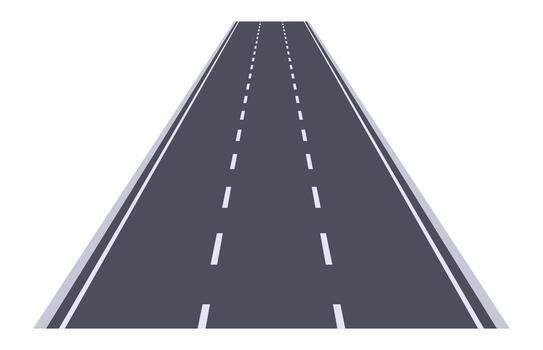
#> input picture Project/Lane Detection using Sobel Filter_Updated Resolution/test_1.jpg, 543 x 350 px
$ python make_image_rom_320x240.py test_1.jpg out.png
#> lines starting #> are read from the running program, lines starting #| are printed output that depends on the picture
from pathlib import Path
from PIL import Image, ImageOps
import sys

if len(sys.argv) != 3:
    print("Usage: python make_image_rom_320x240.py input_image output_vhdl")
    raise SystemExit(1)

inp = Path(sys.argv[1])
out = Path(sys.argv[2])

if not inp.exists():
    print(f"Input image not found: {inp}")
    raise SystemExit(1)

# Open image, resize to 320x240, convert to grayscale
img = Image.open(inp).convert("RGB")
#> img is the input picture: PIL image 543x350 RGB; mean R, G, B 181, 181.9, 187.3
img = img.resize((320, 240), Image.Resampling.LANCZOS)
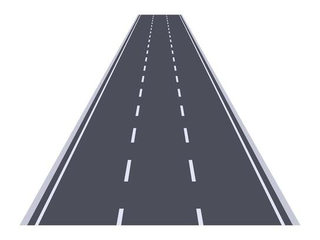
#> img: PIL image 320x240 RGB; mean R, G, B 180.9, 181.8, 187.3
gray = ImageOps.grayscale(img)
pixels = list(gray.getdata())
#> pixels = 76800 items

# Convert each grayscale value to VHDL hex format: x"AB"
entries = []
for i, pix in enumerate(pixels):
    comma = "," if i != len(pixels) - 1 else ""
    entries.append(f'x"{pix:02X}"{comma}')
#> after the loop, entries = 76800 items

# Put 16 pixel values per line, so the VHDL file is readable
rom_lines = []
for i in range(0, len(entries), 16):
    rom_lines.append("        " + " ".join(entries[i:i+16]))
#> this loop made 4800 passes
#> i on passes 2 to 4: 16, 32, 48
#> after the loop, rom_lines = 4800 items

vhdl_text = """library IEEE;
use IEEE.STD_LOGIC_1164.ALL;
use IEEE.NUMERIC_STD.ALL;

entity image_rom_320x240 is
    port (
        clk   : in  std_logic;
        ce    : in  std_logic;
        x     : in  unsigned(8 downto 0);
        y     : in  unsigned(7 downto 0);
        pixel : out std_logic_vector(7 downto 0)
    );
end entity;

architecture rtl of image_rom_320x240 is
    constant IMG_W : integer := 320;
    constant IMG_H : integer := 240;
    type rom_t is array (0 to IMG_W*IMG_H-1) of std_logic_vector(7 downto 0);
    constant ROM : rom_t := (
"""

vhdl_text += "\n".join(rom_lines)

vhdl_text += """
    );
begin
    process(clk)
        variable addr : integer range 0 to IMG_W*IMG_H-1;
    begin
        if rising_edge(clk) then
            if ce = '1' then
                addr := to_integer(y) * IMG_W + to_integer(x);
                pixel <= ROM(addr);
            end if;
        end if;
    end process;
end architecture;
"""

out.write_text(vhdl_text, encoding="utf-8")
print(f"Wrote {out}")
print(f"ROM size: {len(pixels)} bytes = {len(pixels)*8/1024:.0f} Kbit "
      f"(~{len(pixels)*8/36864:.1f} RAMB36 blocks on Artix-7)")
#| ROM size: 76800 bytes = 600 Kbit (~16.7 RAMB36 blocks on Artix-7)
